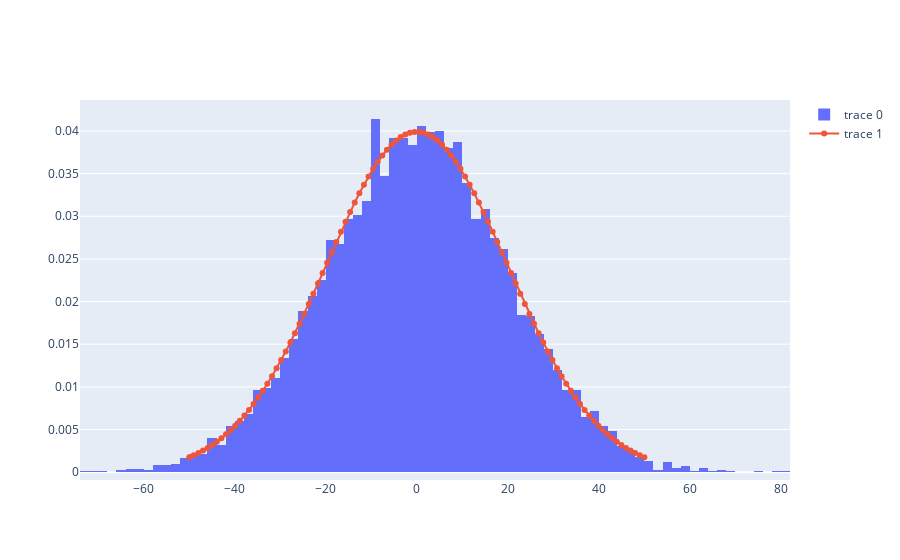

Source (notebook cell):
### Code cell
fig = make_subplots(
    rows=1, cols=1,
)

fig.add_trace(
    go.Histogram(
        x=data,
        histnorm='probability'
    ),    
    row=1, col=1
)

x_range = np.linspace(-50, 50, 100)
y_range = X.pdf(x_range)*s/10

fig.add_trace(
    go.Scatter(x=x_range, y=y_range, mode='lines+markers')
)

fig.show()
